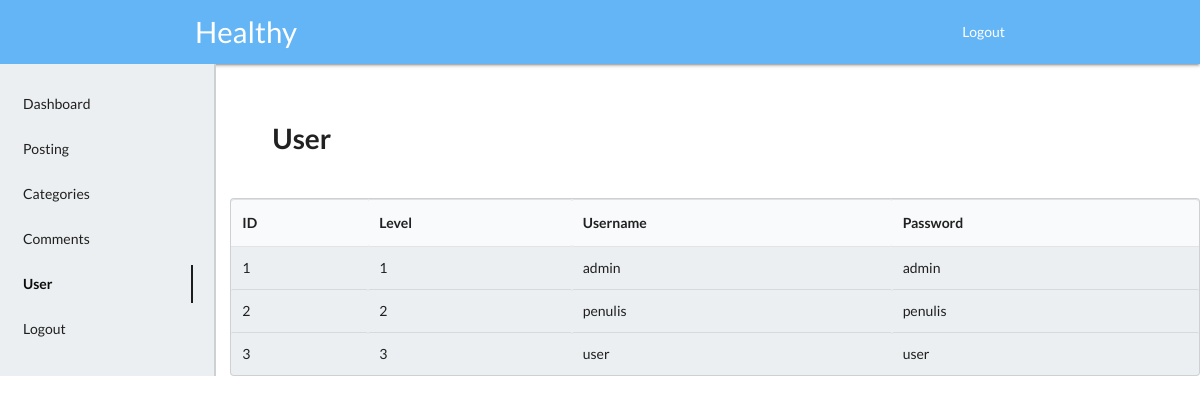
The app's page /admin-user.php with its own data.
### tables this page shows
CREATE TABLE `user` (
  `id_user` int(11) NOT NULL,
  `level` int(11) NOT NULL,
  `username` varchar(255) NOT NULL,
  `password` varchar(255) NOT NULL
);

### admin-user.php (the view, shortened to what this page needs)
<?php include 'koneksi.php' ?>
<!DOCTYPE html>
<html lang="en">
<head>
    <link rel="stylesheet" href="css/bootstrap-4.5.3-dist/bootstrap-4.5.3-dist/css/bootstrap.min.css">
    <link rel="stylesheet" href="css/materialize-v1.0.0/materialize/css/materialize.min.css">
    <link rel="stylesheet" href="css/Semantic-UI-CSS-master/Semantic-UI-CSS-master/semantic.min.css">
    <link rel="stylesheet" href="css/main.css">
</head>
<body>
    <nav class="mb-3">
        <div class="nav-wrapper blue lighten-2">
            <div class="container">
                <a href="#" class="brand-logo">Healthy</a>
                <a href="logout.php" class="right">Logout</a>
            </div>
        </div>
    </nav>
    <div class="ui grid">
        <div class="ui secondary vertical pointing menu three wide column blue-grey lighten-5">
            <a href="admin.php" class="item m-2">Dashboard</a>
            <a href="admin-posting.php" class="item m-2">Posting</a>
            <a href="admin-categories.php" class="item m-2">Categories</a>
            <a href="admin-comments.php" class="item m-2">Comments</a>
            <a href="admin-user.php" class="active item m-2">User</a>
            <a href="logout.php" class="item m-2">Logout</a>
        </div>
        <div class="thirteen wide column">
            <h1 class="m-5">User</h1>
            <table class="ui table blue-grey lighten-5">
                <thead>
                    <tr>
                        <th>ID</th>
                        <th>Level</th>
                        <th>Username</th>
                        <th>Password</th>
                    </tr>
                </thead>
                <tbody>
                    <?php $query = mysqli_query($koneksi, "SELECT * FROM user order by id_user"); ?>
                    <?php while ($data = mysqli_fetch_array($query)) : ?>
                        <tr>
                            <td><?= $data['id_user']; ?></td>
                            <td><?= $data['level']; ?></td>
                            <td><?= $data['username']; ?></td>
                            <td><?= $data['password']; ?></td>
                        </tr>
                    <?php endwhile; ?>
                </tbody>
            </table>
        </div>
    </div>
</body>
</html>

### records on screen
user: id_user "1", level "1", username "admin", password "admin"
user: id_user "2", level "2", username "penulis", password "penulis"
user: id_user "3", level "3", username "user", password "user"
